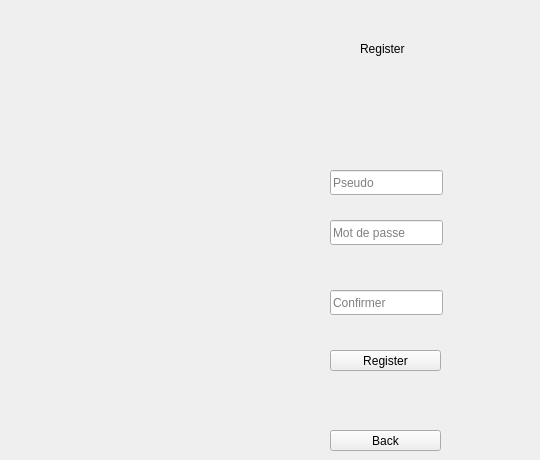
        <widget class="QWidget" name="page_5">
         <widget class="QLabel" name="label_2">
          <property name="geometry">
           <rect>
            <x>360</x>
            <y>40</y>
            <width>67</width>
            <height>17</height>
           </rect>
          </property>
          <property name="text">
           <string>Register</string>
          </property>
         </widget>
         <widget class="QPushButton" name="pushButton_12">
          <property name="geometry">
           <rect>
            <x>330</x>
            <y>350</y>
            <width>111</width>
            <height>21</height>
           </rect>
          </property>
          <property name="text">
           <string>Register</string>
          </property>
         </widget>
         <widget class="QLineEdit" name="lineEdit_3">
          <property name="geometry">
           <rect>
            <x>330</x>
            <y>170</y>
            <width>113</width>
            <height>25</height>
           </rect>
          </property>
          <property name="placeholderText">
           <string>Pseudo</string>
          </property>
         </widget>
         <widget class="QLineEdit" name="lineEdit_4">
          <property name="geometry">
           <rect>
            <x>330</x>
            <y>220</y>
            <width>113</width>
            <height>25</height>
           </rect>
          </property>
          <property name="placeholderText">
           <string>Mot de passe</string>
          </property>
         </widget>
         <widget class="QLineEdit" name="lineEdit_5">
          <property name="geometry">
           <rect>
            <x>330</x>
            <y>290</y>
            <width>113</width>
            <height>25</height>
           </rect>
          </property>
          <property name="placeholderText">
           <string>Confirmer</string>
          </property>
         </widget>
         <widget class="QPushButton" name="pushButton_13">
          <property name="geometry">
           <rect>
            <x>330</x>
            <y>430</y>
            <width>111</width>
            <height>21</height>
           </rect>
          </property>
          <property name="text">
           <string>Back</string>
          </property>
         </widget>
         <widget class="QLabel" name="label_7">
          <property name="geometry">
           <rect>
            <x>310</x>
            <y>80</y>
            <width>221</width>
            <height>20</height>
           </rect>
          </property>
          <property name="text">
           <string/>
          </property>
         </widget>
        </widget>
